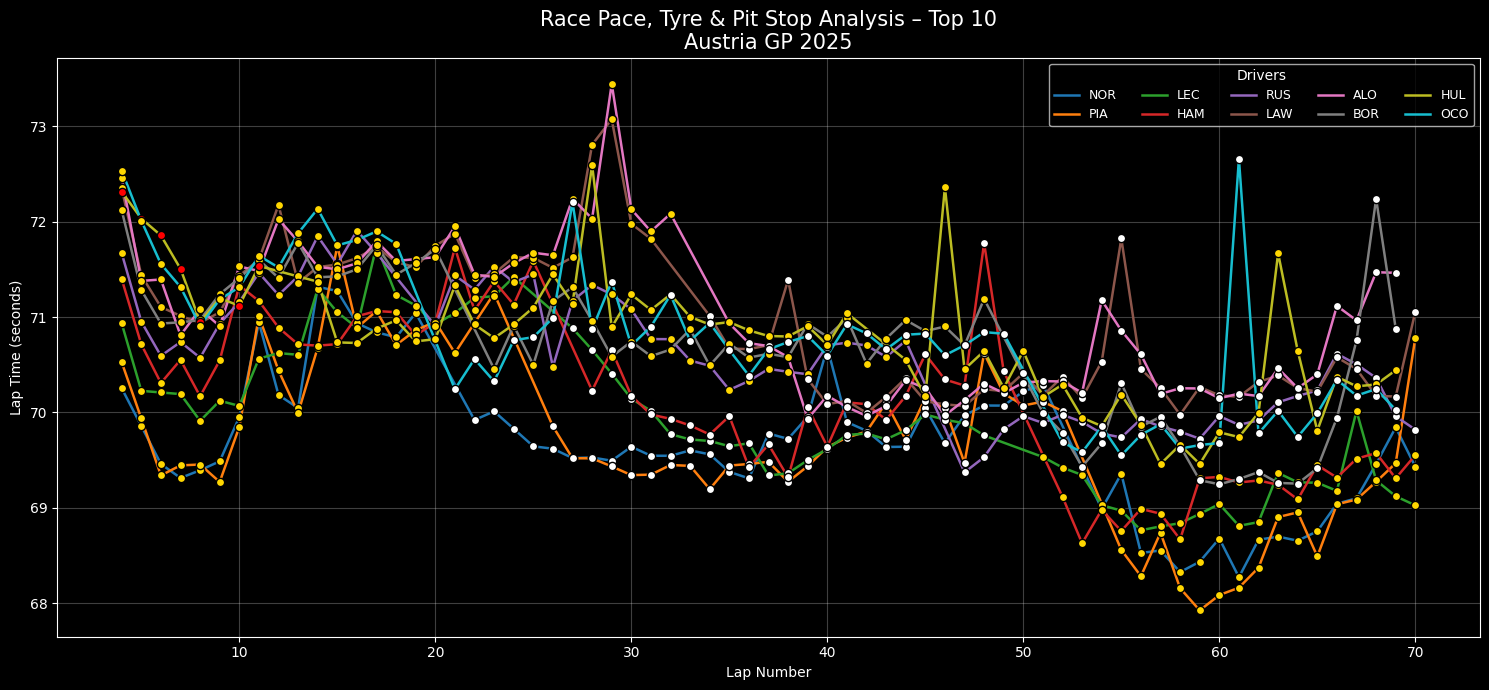

Write the Python code that produced this figure.
import fastf1
import fastf1.plotting
import matplotlib.pyplot as plt
import numpy as np
import pandas as pd
import os

# =============================
# CONFIG
# =============================
YEAR = 2025
GP = "Austria"
SESSION = "R"
CACHE_DIR = "cache"

# =============================
# SETUP (FIX CACHE ERROR)
# =============================
os.makedirs(CACHE_DIR, exist_ok=True)
fastf1.Cache.enable_cache(CACHE_DIR)

fastf1.plotting.setup_mpl()
plt.style.use("dark_background")

# =============================
# LOAD SESSION
# =============================
session = fastf1.get_session(YEAR, GP, SESSION)
session.load()

# =============================
# LOAD & CLEAN LAPS
# =============================
laps = session.laps
laps = laps[laps["IsAccurate"] == True].copy()
laps["LapTimeSec"] = laps["LapTime"].dt.total_seconds()

# =============================
# TOP 10 FINISHERS
# =============================
results = session.results.sort_values("Position").head(10)
drivers = results["Abbreviation"].tolist()
laps = laps[laps["Driver"].isin(drivers)]

# =============================
# COLORS (VERSION-PROOF)
# =============================
cmap = plt.cm.get_cmap("tab10", len(drivers))
driver_colors = {drv: cmap(i) for i, drv in enumerate(drivers)}

tyre_colors = {
    "SOFT": "red",
    "MEDIUM": "gold",
    "HARD": "white",
    "INTERMEDIATE": "green",
    "WET": "blue"
}

# =============================
# PLOT
# =============================
plt.figure(figsize=(15,7))

for drv in drivers:
    drv_laps = laps[laps["Driver"] == drv]

    # Race pace
    plt.plot(
        drv_laps["LapNumber"],
        drv_laps["LapTimeSec"],
        color=driver_colors[drv],
        linewidth=1.8,
        label=drv
    )

    # Tyre compound markers
    for compound, group in drv_laps.groupby("Compound"):
        plt.scatter(
            group["LapNumber"],
            group["LapTimeSec"],
            color=tyre_colors.get(compound, "gray"),
            s=35,
            edgecolors="black",
            zorder=3
        )

    # Pit stop markers
    pit_laps = drv_laps[drv_laps["PitInTime"].notna()]
    for lap in pit_laps["LapNumber"]:
        plt.axvline(
            lap,
            color=driver_colors[drv],
            linestyle="--",
            alpha=0.25,
            linewidth=1
        )

# =============================
# LABELS
# =============================
plt.title(
    "Race Pace, Tyre & Pit Stop Analysis – Top 10\nAustria GP 2025",
    fontsize=15
)
plt.xlabel("Lap Number")
plt.ylabel("Lap Time (seconds)")
plt.grid(alpha=0.25)
plt.legend(title="Drivers", ncol=5, fontsize=9)
plt.tight_layout()
plt.show()
